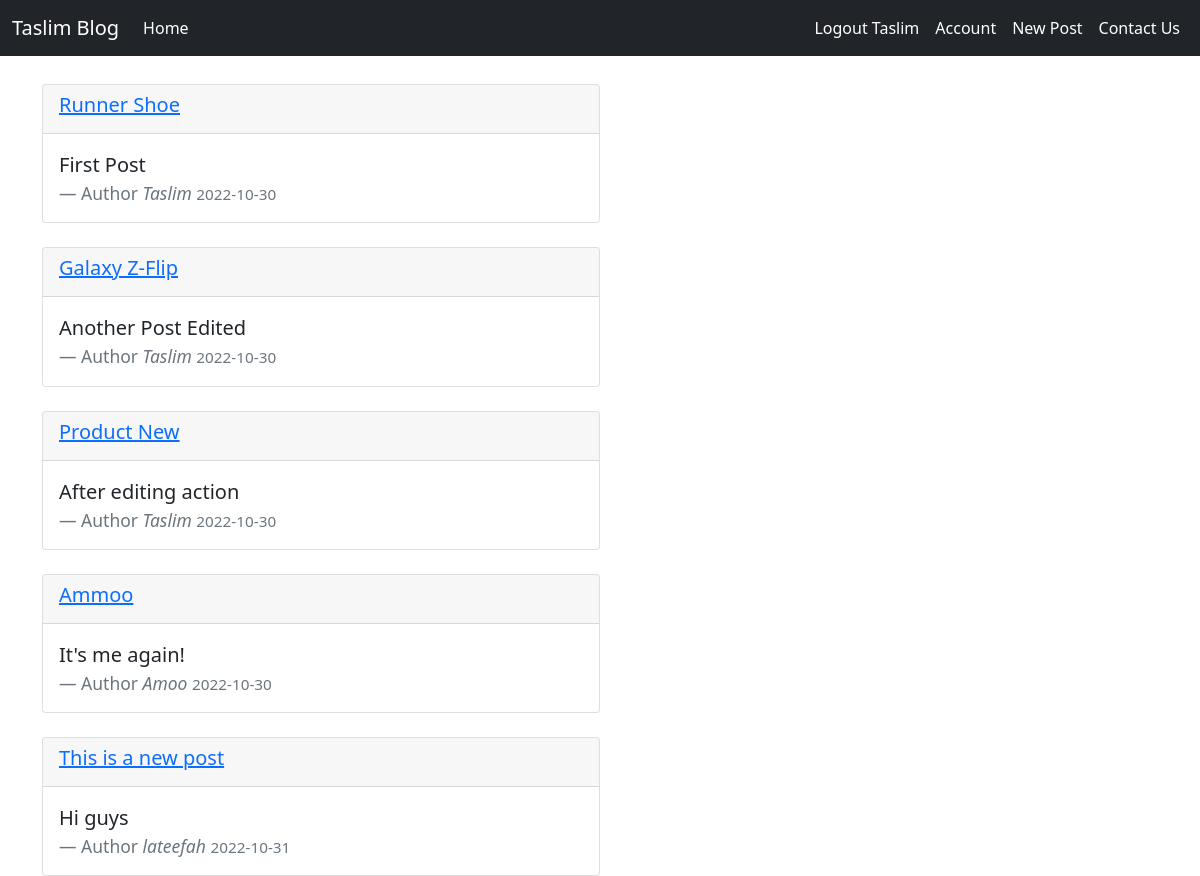
Screenshot of / (signed in) with the database file from the repository.
### app.py (models this page shows, shortened)
class User(db.Model, UserMixin):
    id = db.Column(db.Integer(), primary_key=True)
    username = db.Column(db.String(20), unique=True, nullable=False)
    email = db.Column(db.String(120), unique=True, nullable=False)
    password = db.Column(db.String(60), nullable=False)
    posts = db.relationship('Post', backref='author', lazy=True)

class Post(db.Model):
    id = db.Column(db.Integer, primary_key=True)
    title = db.Column(db.String(100), nullable=False)
    date_posted = db.Column(db.DateTime, nullable=False, default=datetime.utcnow)
    content = db.Column(db.Text, nullable=False)
    user_id = db.Column(db.Integer, db.ForeignKey('user.id'), nullable=False)

### app.py (the view)
@app.route("/home")
@app.route("/")
def home():
    posts = Post.query.all()
    return render_template('home.html', posts=posts)

### app.py (called while the page is built)
@login_manager.user_loader
def user_loader(id):
    return User.query.get(int(id))

### templates/home.html (shortened to what this page needs)
{% extends 'base.html' %}
{% block content %}
    {% for post in posts %}
    <div class="card col-md-6 mt-4">
        <div class="card-header">
            <h5><a href="{{ url_for('post', post_id=post.id) }}" class="article-title">{{ post.title }}</a></h5>
        </div>
        <div class="card-body">
        <blockquote class="blockquote mb-0">
            <p>{{ post.content }}</p>
            <footer class="blockquote-footer">Author <cite title="Source Title">{{ post.author.username }} </cite><small class="text-muted">{{ post.date_posted.strftime('%Y-%m-%d') }}</small></footer>
        </blockquote>
        </div>
    </div>
    {% endfor %}
{% endblock %}

### templates/base.html (shortened to what this page needs)
<!doctype html>
<html lang="en">
  <head>
    <link href="https://cdn.jsdelivr.net/npm/bootstrap@5.0.2/dist/css/bootstrap.min.css" rel="stylesheet">
    <link rel="stylesheet" type="text/css" href="{{ url_for('static', filename='css/main.css')}}">
  </head>
  <body>
        <nav class="navbar navbar-expand-lg fixed-top navbar-dark bg-dark">
            <div class="container-fluid">
              <a class="navbar-brand" href="#">Taslim Blog</a>
              <div class="collapse navbar-collapse" id="navbarNavDropdown">
                <ul class="navbar-nav me-auto">
                    <li class="nav-item active">
                        <a class="nav-link active" aria-current="page" href="{{ url_for('home') }}">Home</a>
                    </li>
                </ul>
                <ul class="navbar-nav">
                    {% if current_user.is_authenticated %}
                    <li class="nav-item">
                        <a class="nav-link active" aria-current="page" href="{{ url_for('logout') }}">Logout {{ current_user.username }}</a>
                    </li>
                    <li class="nav-item">
                        <a class="nav-link active" aria-current="page" href="{{ url_for('about') }}">Account</a>
                    </li>
                    <li class="nav-item">
                        <a class="nav-link active" aria-current="page" href="{{ url_for('new_post') }}">New Post</a>
                    </li>
                    {% endif %}
                    <li class="nav-item">
                      <a class="nav-link active" aria-current="page" href="{{ url_for('contact') }}">Contact Us</a>
                    </li>
                </ul>
            </div>
            </div>
          </nav>
    <div class="container">
        {% block content %}
        {% endblock %}
    </div>
  </body>
</html>

### static/css/main.css (style rules this page uses)
.container { margin-top: 60px; }

### rows the page displays
User: username "Taslim"
Post: title "Runner Shoe", content "First Post", author.username "Taslim", date_posted "2022-10-30"
Post: title "Galaxy Z-Flip", content "Another Post Edited", author.username "Taslim", date_posted "2022-10-30"
Post: title "Product New", content "After editing action", author.username "Taslim", date_posted "2022-10-30"
Post: title "Ammoo", content "It's me again!", author.username "Amoo", date_posted "2022-10-30"
Post: title "This is a new post", content "Hi guys", author.username "lateefah", date_posted "2022-10-31"
